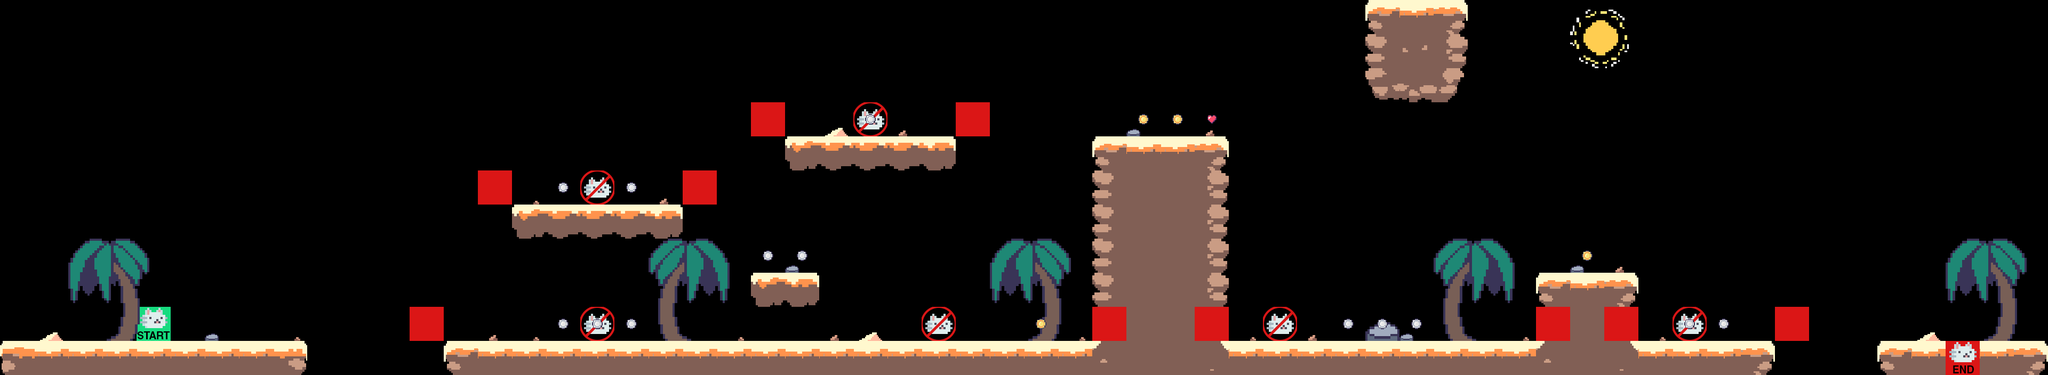

This game map was drawn from its Tiled (.tmx) file and the tilesets committed beside it. A one-line description and the trimmed map source follow:
An orthogonal 60x11 tile map with 64x64 px tiles, 7 tile layers (terrain, player, enemy, constraints, ...), 6 tilesets.

<map version="1.10" tiledversion="1.10.1" orientation="orthogonal" renderorder="right-down" width="60" height="11" tilewidth="64" tileheight="64" infinite="0" nextlayerid="8" nextobjectid="1">
 <editorsettings>
  <export target="../1/level_1.csv" format="csv" />
 </editorsettings>
 <tileset firstgid="1" source="../tilesets/tileset_desert.tsx" />
 <tileset firstgid="26" source="../tilesets/setup_tiles.tsx" />
 <tileset firstgid="28" source="../tilesets/enemy_setup_tiles.tsx" />
 <tileset firstgid="30" source="../tilesets/deco.tsx" />
 <tileset firstgid="60" source="../tilesets/coin_tiles.tsx" />
 <tileset firstgid="62" source="../tilesets/hearts_tileset.tsx" />
 <layer id="1" name="terrain" width="60" height="11">
  <data>[660 cells, 104 non-empty, 17 distinct tile ids]</data>
 </layer>
 <layer id="2" name="player" width="60" height="11">
  <data>[660 cells, 2 non-empty, 2 distinct tile ids]</data>
 </layer>
 <layer id="3" name="enemy" width="60" height="11">
  <data>[660 cells, 6 non-empty, 1 distinct tile ids]</data>
 </layer>
 <layer id="4" name="constraints" width="60" height="11">
  <data>[660 cells, 10 non-empty, 1 distinct tile ids]</data>
 </layer>
 <layer id="5" name="deco" width="60" height="11">
  <data>[660 cells, 31 non-empty, 7 distinct tile ids]</data>
 </layer>
 <layer id="7" name="nheart" width="60" height="11">
  <data>[660 cells, 1 non-empty, 1 distinct tile ids]</data>
 </layer>
 <layer id="6" name="coins" width="60" height="11">
  <data>[660 cells, 17 non-empty, 2 distinct tile ids]</data>
 </layer>
</map>
